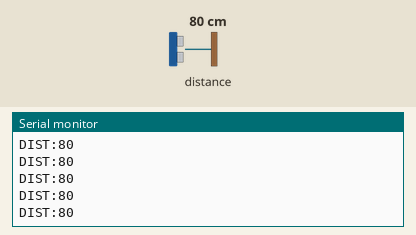
Recording of a program running on a simulated ESP32. Shown: the last lines printed to the serial monitor. The inputs (shaded band) are chosen by the test bench; at power-on: distance to the obstacle 80 cm. Nothing arrives over Bluetooth unless stated.

Above: at 1.2 s.
1.3 s: distance to the obstacle set to 2 cm
At 1.42 s:
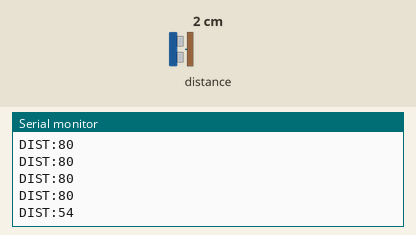
2.8 s: distance to the obstacle set to 4 cm
At 2.81 s:
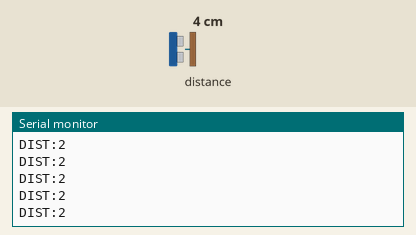
Timing chart, 0 to 5.8 s (numbered marks = the images above; inputs shaded):
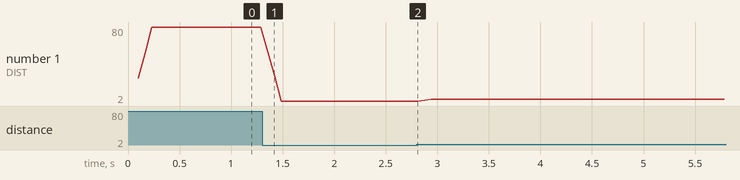

Measured:
- after the input at 1.3 s, the serial monitor: prints a new line after 0.06 s (image 1)
- plotted number 1: 80 → 2 after the input at 1.3 s, 2 → 4 after the input at 2.8 s

The program:

main.cpp
```cpp
#include <Arduino.h>
#include <Wire.h>
#include <VL53L1X.h>
#include "BluetoothSerial.h"

#define SDA_PIN 21
#define SCL_PIN 22
#define FILTER_SIZE 3

VL53L1X sensor;
BluetoothSerial SerialBT;

int readings[FILTER_SIZE] = {0};
int readIndex = 0;
unsigned long lastSend = 0;
const unsigned long INTERVAL_MS = 66; // ~15 Hz

int getFilteredDistance(int newSample) {
    readings[readIndex] = newSample;
    readIndex = (readIndex + 1) % FILTER_SIZE;
    long sum = 0;
    for (int i = 0; i < FILTER_SIZE; i++) {
        sum += readings[i];
    }
    return (int)(sum / FILTER_SIZE);
}

void setup() {
    Serial.begin(115200);
    Wire.begin(SDA_PIN, SCL_PIN);
    Wire.setClock(400000);

    SerialBT.begin("BlindVision_ESP32");
    Serial.println("Bluetooth aktif: BlindVision_ESP32");

    sensor.setTimeout(500);
    if (!sensor.init()) {
        Serial.println("HATA: VL53L1X bulunamadi! Simule moda geciliyor.");
    } else {
        sensor.setDistanceMode(VL53L1X::Long);
        sensor.setMeasurementTimingBudget(50000);
        sensor.startContinuous(50);
    }
}

void loop() {
    if (millis() - lastSend >= INTERVAL_MS) {
        lastSend = millis();
        sensor.read();

        if (!sensor.timeoutOccurred() && sensor.ranging_data.range_status == 0) {
            int rawCm = sensor.ranging_data.range_mm / 10;
            int smoothCm = getFilteredDistance(rawCm);

            if (SerialBT.hasClient()) {
                SerialBT.printf("DIST:%d\n", smoothCm);
            }
            Serial.printf("DIST:%d\n", smoothCm);
        }
    }
}
```
